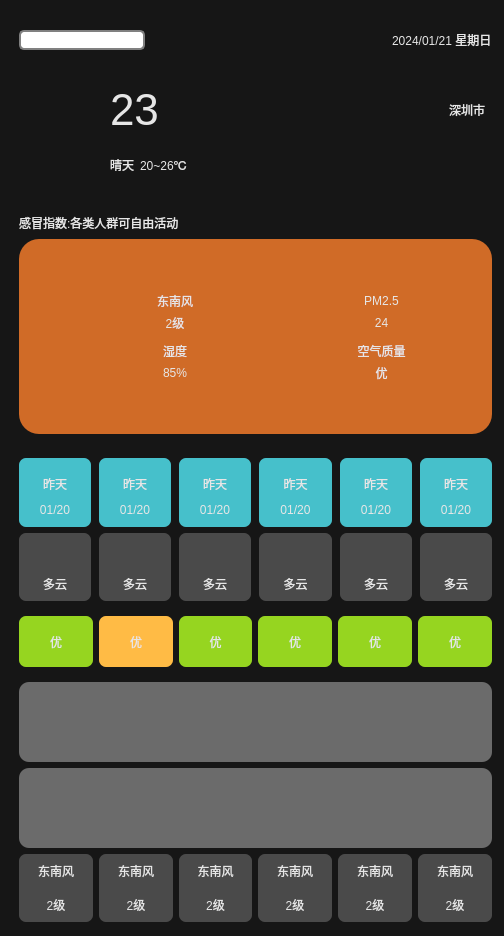
<?xml version="1.0" encoding="UTF-8"?>
<ui version="4.0">
 <class>Widget</class>
 <widget class="QWidget" name="Widget">
  <property name="geometry">
   <rect>
    <x>0</x>
    <y>0</y>
    <width>504</width>
    <height>936</height>
   </rect>
  </property>
  <property name="windowTitle">
   <string>Widget</string>
  </property>
  <property name="styleSheet">
   <string notr="true">background-color: rgb(22, 22, 22);</string>
  </property>
  <widget class="QWidget" name="layoutWidget">
   <property name="geometry">
    <rect>
     <x>10</x>
     <y>10</y>
     <width>491</width>
     <height>921</height>
    </rect>
   </property>
   <layout class="QVBoxLayout" name="verticalLayout_4" stretch="1,2,4,8">
    <item>
     <widget class="QWidget" name="widget01" native="true">
      <layout class="QHBoxLayout" name="horizontalLayout_6" stretch="0,0,0">
       <property name="spacing">
        <number>35</number>
       </property>
       <item>
        <layout class="QHBoxLayout" name="horizontalLayout_8">
         <item>
          <widget class="QLineEdit" name="lineEditCity">
           <property name="styleSheet">
            <string notr="true"> QLineEdit {
     border: 2px solid gray;
     border-radius: 5px;
     padding: 0 8px;
     background: white;
     selection-background-color: darkgray;
 }</string>
           </property>
           <property name="text">
            <string/>
           </property>
          </widget>
         </item>
         <item>
          <widget class="QPushButton" name="pushButton">
           <property name="minimumSize">
            <size>
             <width>35</width>
             <height>35</height>
            </size>
           </property>
           <property name="maximumSize">
            <size>
             <width>35</width>
             <height>35</height>
            </size>
           </property>
           <property name="styleSheet">
            <string notr="true">border-radius: 20px;</string>
           </property>
           <property name="text">
            <string/>
           </property>
           <property name="icon">
            <iconset resource="res.qrc">
             <normaloff>:/res/search.png</normaloff>:/res/search.png</iconset>
           </property>
          </widget>
         </item>
        </layout>
       </item>
       <item>
        <spacer name="horizontalSpacer_2">
         <property name="orientation">
          <enum>Qt::Horizontal</enum>
         </property>
         <property name="sizeHint" stdset="0">
          <size>
           <width>40</width>
           <height>20</height>
          </size>
         </property>
        </spacer>
       </item>
       <item>
        <widget class="QLabel" name="labelCurrentDate">
         <property name="styleSheet">
          <string notr="true">color: rgb(230, 230, 230);</string>
         </property>
         <property name="text">
          <string>2024/01/21 星期日</string>
         </property>
        </widget>
       </item>
      </layout>
     </widget>
    </item>
    <item>
     <widget class="QWidget" name="widget02" native="true">
      <property name="styleSheet">
       <string notr="true">color: rgb(230, 230, 230);</string>
      </property>
      <layout class="QHBoxLayout" name="horizontalLayout_2">
       <item>
        <widget class="QLabel" name="labelWeatherIcon">
         <property name="minimumSize">
          <size>
           <width>85</width>
           <height>85</height>
          </size>
         </property>
         <property name="maximumSize">
          <size>
           <width>85</width>
           <height>85</height>
          </size>
         </property>
         <property name="text">
          <string/>
         </property>
         <property name="pixmap">
          <pixmap resource="res.qrc">:/res/type/Qing.png</pixmap>
         </property>
         <property name="scaledContents">
          <bool>true</bool>
         </property>
        </widget>
       </item>
       <item>
        <layout class="QGridLayout" name="gridLayout_2">
         <item row="0" column="3">
          <widget class="QLabel" name="labelCity">
           <property name="text">
            <string>深圳市  </string>
           </property>
          </widget>
         </item>
         <item row="1" column="1">
          <widget class="QLabel" name="labelTempRange">
           <property name="text">
            <string>20~26℃</string>
           </property>
          </widget>
         </item>
         <item row="1" column="0">
          <widget class="QLabel" name="labelweatherType">
           <property name="text">
            <string>晴天</string>
           </property>
          </widget>
         </item>
         <item row="1" column="2">
          <spacer name="horizontalSpacer">
           <property name="orientation">
            <enum>Qt::Horizontal</enum>
           </property>
           <property name="sizeHint" stdset="0">
            <size>
             <width>40</width>
             <height>20</height>
            </size>
           </property>
          </spacer>
         </item>
         <item row="0" column="0" colspan="2">
          <widget class="QLabel" name="labelTmp">
           <property name="font">
            <font>
             <pointsize>33</pointsize>
            </font>
           </property>
           <property name="text">
            <string>23</string>
           </property>
          </widget>
         </item>
        </layout>
       </item>
      </layout>
     </widget>
    </item>
    <item>
     <widget class="QWidget" name="widget03" native="true">
      <property name="styleSheet">
       <string notr="true">color:rgb(230,230,230);</string>
      </property>
      <layout class="QVBoxLayout" name="verticalLayout" stretch="2,3">
       <item>
        <widget class="QLabel" name="labelGaomao">
         <property name="text">
          <string>感冒指数:各类人群可自由活动</string>
         </property>
         <property name="textFormat">
          <enum>Qt::PlainText</enum>
         </property>
        </widget>
       </item>
       <item>
        <widget class="QWidget" name="widget0301" native="true">
         <property name="styleSheet">
          <string notr="true">background-color: rgb(208, 107, 39);
border-radius: 20px;</string>
         </property>
         <layout class="QGridLayout" name="gridLayout">
          <property name="leftMargin">
           <number>50</number>
          </property>
          <property name="topMargin">
           <number>50</number>
          </property>
          <property name="rightMargin">
           <number>50</number>
          </property>
          <property name="bottomMargin">
           <number>50</number>
          </property>
          <property name="horizontalSpacing">
           <number>40</number>
          </property>
          <property name="verticalSpacing">
           <number>5</number>
          </property>
          <item row="1" column="1">
           <layout class="QHBoxLayout" name="horizontalLayout_4">
            <item>
             <widget class="QLabel" name="labelFX_4">
              <property name="minimumSize">
               <size>
                <width>45</width>
                <height>45</height>
               </size>
              </property>
              <property name="maximumSize">
               <size>
                <width>35</width>
                <height>35</height>
               </size>
              </property>
              <property name="text">
               <string/>
              </property>
              <property name="pixmap">
               <pixmap resource="res.qrc">:/res/airQi.png</pixmap>
              </property>
              <property name="scaledContents">
               <bool>true</bool>
              </property>
             </widget>
            </item>
            <item>
             <layout class="QVBoxLayout" name="verticalLayout_6">
              <item>
               <widget class="QLabel" name="labelair">
                <property name="text">
                 <string>空气质量</string>
                </property>
                <property name="alignment">
                 <set>Qt::AlignCenter</set>
                </property>
               </widget>
              </item>
              <item>
               <widget class="QLabel" name="labelairData">
                <property name="text">
                 <string>优</string>
                </property>
                <property name="alignment">
                 <set>Qt::AlignCenter</set>
                </property>
               </widget>
              </item>
             </layout>
            </item>
           </layout>
          </item>
          <item row="0" column="0">
           <layout class="QHBoxLayout" name="horizontalLayout">
            <property name="spacing">
             <number>0</number>
            </property>
            <item>
             <widget class="QLabel" name="labelFX">
              <property name="minimumSize">
               <size>
                <width>45</width>
                <height>45</height>
               </size>
              </property>
              <property name="maximumSize">
               <size>
                <width>35</width>
                <height>35</height>
               </size>
              </property>
              <property name="text">
               <string/>
              </property>
              <property name="pixmap">
               <pixmap resource="res.qrc">:/res/wind.png</pixmap>
              </property>
              <property name="scaledContents">
               <bool>true</bool>
              </property>
             </widget>
            </item>
            <item>
             <layout class="QVBoxLayout" name="verticalLayout_2">
              <property name="spacing">
               <number>0</number>
              </property>
              <item>
               <widget class="QLabel" name="labelFXType">
                <property name="text">
                 <string>东南风</string>
                </property>
                <property name="alignment">
                 <set>Qt::AlignCenter</set>
                </property>
               </widget>
              </item>
              <item>
               <widget class="QLabel" name="labelFXType_2">
                <property name="text">
                 <string>2级</string>
                </property>
                <property name="alignment">
                 <set>Qt::AlignCenter</set>
                </property>
               </widget>
              </item>
             </layout>
            </item>
           </layout>
          </item>
          <item row="0" column="1">
           <layout class="QHBoxLayout" name="horizontalLayout_3">
            <item>
             <widget class="QLabel" name="labelFX_3">
              <property name="minimumSize">
               <size>
                <width>45</width>
                <height>45</height>
               </size>
              </property>
              <property name="maximumSize">
               <size>
                <width>35</width>
                <height>35</height>
               </size>
              </property>
              <property name="text">
               <string/>
              </property>
              <property name="pixmap">
               <pixmap resource="res.qrc">:/res/pm25.png</pixmap>
              </property>
              <property name="scaledContents">
               <bool>true</bool>
              </property>
             </widget>
            </item>
            <item>
             <layout class="QVBoxLayout" name="verticalLayout_5">
              <item>
               <widget class="QLabel" name="labelPM25">
                <property name="text">
                 <string>PM2.5</string>
                </property>
                <property name="alignment">
                 <set>Qt::AlignCenter</set>
                </property>
               </widget>
              </item>
              <item>
               <widget class="QLabel" name="labelPM25Data">
                <property name="text">
                 <string>24</string>
                </property>
                <property name="alignment">
                 <set>Qt::AlignCenter</set>
                </property>
               </widget>
              </item>
             </layout>
            </item>
           </layout>
          </item>
          <item row="1" column="0">
           <layout class="QHBoxLayout" name="horizontalLayout_5">
            <item>
             <widget class="QLabel" name="labelFX_5">
              <property name="minimumSize">
               <size>
                <width>45</width>
                <height>45</height>
               </size>
              </property>
              <property name="maximumSize">
               <size>
                <width>35</width>
                <height>35</height>
               </size>
              </property>
              <property name="text">
               <string/>
              </property>
              <property name="pixmap">
               <pixmap resource="res.qrc">:/res/humidity.png</pixmap>
              </property>
              <property name="scaledContents">
               <bool>true</bool>
              </property>
             </widget>
            </item>
            <item>
             <layout class="QVBoxLayout" name="verticalLayout_8">
              <item>
               <widget class="QLabel" name="labelShidu">
                <property name="text">
                 <string>湿度</string>
                </property>
                <property name="alignment">
                 <set>Qt::AlignCenter</set>
                </property>
               </widget>
              </item>
              <item>
               <widget class="QLabel" name="labelShiduData">
                <property name="text">
                 <string>85%</string>
                </property>
                <property name="alignment">
                 <set>Qt::AlignCenter</set>
                </property>
               </widget>
              </item>
             </layout>
            </item>
           </layout>
          </item>
         </layout>
        </widget>
       </item>
      </layout>
     </widget>
    </item>
    <item>
     <widget class="QWidget" name="widget04" native="true">
      <layout class="QVBoxLayout" name="verticalLayout_3">
       <item>
        <widget class="QWidget" name="widget0401" native="true">
         <layout class="QGridLayout" name="gridLayout_3">
          <property name="leftMargin">
           <number>0</number>
          </property>
          <property name="topMargin">
           <number>0</number>
          </property>
          <property name="rightMargin">
           <number>0</number>
          </property>
          <property name="bottomMargin">
           <number>0</number>
          </property>
          <property name="horizontalSpacing">
           <number>8</number>
          </property>
          <property name="verticalSpacing">
           <number>0</number>
          </property>
          <item row="0" column="0">
           <widget class="QLabel" name="labelday0">
            <property name="styleSheet">
             <string notr="true">color: rgb(230, 230, 230);
border-radius: 7px;
background-color: rgb(70, 192, 203);
border-bottom-right-radius:0px;
border-bottom-left-radius:0px;</string>
            </property>
            <property name="text">
             <string>昨天</string>
            </property>
            <property name="alignment">
             <set>Qt::AlignBottom|Qt::AlignHCenter</set>
            </property>
           </widget>
          </item>
          <item row="0" column="1">
           <widget class="QLabel" name="labelday1">
            <property name="styleSheet">
             <string notr="true">color: rgb(230, 230, 230);
border-radius: 7px;
background-color: rgb(70, 192, 203);
border-bottom-right-radius:0px;
border-bottom-left-radius:0px;</string>
            </property>
            <property name="text">
             <string>昨天</string>
            </property>
            <property name="alignment">
             <set>Qt::AlignBottom|Qt::AlignHCenter</set>
            </property>
           </widget>
          </item>
          <item row="0" column="2">
           <widget class="QLabel" name="labelday2">
            <property name="styleSheet">
             <string notr="true">color: rgb(230, 230, 230);
border-radius: 7px;
background-color: rgb(70, 192, 203);
border-bottom-right-radius:0px;
border-bottom-left-radius:0px;</string>
            </property>
            <property name="text">
             <string>昨天</string>
            </property>
            <property name="alignment">
             <set>Qt::AlignBottom|Qt::AlignHCenter</set>
            </property>
           </widget>
          </item>
          <item row="0" column="3">
           <widget class="QLabel" name="labelday3">
            <property name="styleSheet">
             <string notr="true">color: rgb(230, 230, 230);
border-radius: 7px;
background-color: rgb(70, 192, 203);
border-bottom-right-radius:0px;
border-bottom-left-radius:0px;</string>
            </property>
            <property name="text">
             <string>昨天</string>
            </property>
            <property name="alignment">
             <set>Qt::AlignBottom|Qt::AlignHCenter</set>
            </property>
           </widget>
          </item>
          <item row="0" column="4">
           <widget class="QLabel" name="labelday4">
            <property name="styleSheet">
             <string notr="true">color: rgb(230, 230, 230);
border-radius: 7px;
background-color: rgb(70, 192, 203);
border-bottom-right-radius:0px;
border-bottom-left-radius:0px;</string>
            </property>
            <property name="text">
             <string>昨天</string>
            </property>
            <property name="alignment">
             <set>Qt::AlignBottom|Qt::AlignHCenter</set>
            </property>
           </widget>
          </item>
          <item row="0" column="5">
           <widget class="QLabel" name="labelday5">
            <property name="styleSheet">
             <string notr="true">color: rgb(230, 230, 230);
border-radius: 7px;
background-color: rgb(70, 192, 203);
border-bottom-right-radius:0px;
border-bottom-left-radius:0px;</string>
            </property>
            <property name="text">
             <string>昨天</string>
            </property>
            <property name="alignment">
             <set>Qt::AlignBottom|Qt::AlignHCenter</set>
            </property>
           </widget>
          </item>
          <item row="1" column="0">
           <widget class="QLabel" name="labelDate0">
            <property name="styleSheet">
             <string notr="true">color: rgb(230, 230, 230);
border-radius: 7px;
background-color: rgb(70, 192, 203);
border-top-right-radius:0px;
border-top-left-radius:0px;</string>
            </property>
            <property name="text">
             <string>01/20</string>
            </property>
            <property name="alignment">
             <set>Qt::AlignCenter</set>
            </property>
           </widget>
          </item>
          <item row="1" column="1">
           <widget class="QLabel" name="labelDate1">
            <property name="styleSheet">
             <string notr="true">color: rgb(230, 230, 230);
border-radius: 7px;
background-color: rgb(70, 192, 203);
border-top-right-radius:0px;
border-top-left-radius:0px;</string>
            </property>
            <property name="text">
             <string>01/20</string>
            </property>
            <property name="alignment">
             <set>Qt::AlignCenter</set>
            </property>
           </widget>
          </item>
          <item row="1" column="2">
           <widget class="QLabel" name="labelDate2">
            <property name="styleSheet">
             <string notr="true">color: rgb(230, 230, 230);
border-radius: 7px;
background-color: rgb(70, 192, 203);
border-top-right-radius:0px;
border-top-left-radius:0px;</string>
            </property>
            <property name="text">
             <string>01/20</string>
            </property>
            <property name="alignment">
             <set>Qt::AlignCenter</set>
            </property>
           </widget>
          </item>
          <item row="1" column="3">
           <widget class="QLabel" name="labelDate3">
            <property name="styleSheet">
             <string notr="true">color: rgb(230, 230, 230);
border-radius: 7px;
background-color: rgb(70, 192, 203);
border-top-right-radius:0px;
border-top-left-radius:0px;</string>
            </property>
            <property name="text">
             <string>01/20</string>
            </property>
            <property name="alignment">
             <set>Qt::AlignCenter</set>
            </property>
           </widget>
          </item>
          <item row="1" column="4">
           <widget class="QLabel" name="labelDate4">
            <property name="styleSheet">
             <string notr="true">color: rgb(230, 230, 230);
border-radius: 7px;
background-color: rgb(70, 192, 203);
border-top-right-radius:0px;
border-top-left-radius:0px;</string>
            </property>
            <property name="text">
             <string>01/20</string>
            </property>
            <property name="alignment">
             <set>Qt::AlignCenter</set>
            </property>
           </widget>
          </item>
          <item row="1" column="5">
           <widget class="QLabel" name="labelDate5">
            <property name="styleSheet">
             <string notr="true">color: rgb(230, 230, 230);
border-radius: 7px;
background-color: rgb(70, 192, 203);
border-top-right-radius:0px;
border-top-left-radius:0px;</string>
            </property>
            <property name="text">
             <string>01/20</string>
            </property>
            <property name="alignment">
             <set>Qt::AlignCenter</set>
            </property>
           </widget>
          </item>
         </layout>
        </widget>
       </item>
       <item>
        <widget class="QWidget" name="widget0402" native="true">
         <layout class="QGridLayout" name="gridLayout_4">
          <property name="leftMargin">
           <number>0</number>
          </property>
          <property name="topMargin">
           <number>0</number>
          </property>
          <property name="rightMargin">
           <number>0</number>
          </property>
          <property name="bottomMargin">
           <number>0</number>
          </property>
          <property name="horizontalSpacing">
           <number>8</number>
          </property>
          <property name="verticalSpacing">
           <number>0</number>
          </property>
          <item row="0" column="0">
           <widget class="QLabel" name="labelWheatherIcon0">
            <property name="styleSheet">
             <string notr="true">color: rgb(230, 230, 230);
background-color: rgb(74, 74, 74);
border-radius: 7px;

border-bottom-right-radius:0px;
border-bottom-left-radius:0px;</string>
            </property>
            <property name="text">
             <string/>
            </property>
            <property name="pixmap">
             <pixmap resource="res.qrc">:/res/type/DuoYun.png</pixmap>
            </property>
            <property name="scaledContents">
             <bool>false</bool>
            </property>
            <property name="alignment">
             <set>Qt::AlignCenter</set>
            </property>
           </widget>
          </item>
          <item row="0" column="1">
           <widget class="QLabel" name="labelWheatherIcon1">
            <property name="styleSheet">
             <string notr="true">color: rgb(230, 230, 230);
background-color: rgb(74, 74, 74);
border-radius: 7px;

border-bottom-right-radius:0px;
border-bottom-left-radius:0px;</string>
            </property>
            <property name="text">
             <string/>
            </property>
            <property name="pixmap">
             <pixmap resource="res.qrc">:/res/type/DuoYun.png</pixmap>
            </property>
            <property name="scaledContents">
             <bool>false</bool>
            </property>
            <property name="alignment">
             <set>Qt::AlignCenter</set>
            </property>
           </widget>
          </item>
          <item row="0" column="2">
           <widget class="QLabel" name="labelWheatherIcon2">
            <property name="styleSheet">
             <string notr="true">color: rgb(230, 230, 230);
background-color: rgb(74, 74, 74);
border-radius: 7px;

border-bottom-right-radius:0px;
border-bottom-left-radius:0px;</string>
            </property>
            <property name="text">
             <string/>
            </property>
            <property name="pixmap">
             <pixmap resource="res.qrc">:/res/type/DuoYun.png</pixmap>
            </property>
            <property name="scaledContents">
             <bool>false</bool>
            </property>
            <property name="alignment">
             <set>Qt::AlignCenter</set>
            </property>
           </widget>
          </item>
          <item row="0" column="3">
           <widget class="QLabel" name="labelWheatherIcon3">
            <property name="styleSheet">
             <string notr="true">color: rgb(230, 230, 230);
background-color: rgb(74, 74, 74);
border-radius: 7px;

border-bottom-right-radius:0px;
border-bottom-left-radius:0px;</string>
            </property>
            <property name="text">
             <string/>
            </property>
            <property name="pixmap">
             <pixmap resource="res.qrc">:/res/type/DuoYun.png</pixmap>
            </property>
            <property name="scaledContents">
             <bool>false</bool>
            </property>
            <property name="alignment">
             <set>Qt::AlignCenter</set>
            </property>
           </widget>
          </item>
          <item row="0" column="4">
           <widget class="QLabel" name="labelWheatherIcon4">
            <property name="styleSheet">
             <string notr="true">color: rgb(230, 230, 230);
background-color: rgb(74, 74, 74);
border-radius: 7px;

border-bottom-right-radius:0px;
border-bottom-left-radius:0px;</string>
            </property>
            <property name="text">
             <string/>
            </property>
            <property name="pixmap">
             <pixmap resource="res.qrc">:/res/type/DuoYun.png</pixmap>
            </property>
            <property name="scaledContents">
             <bool>false</bool>
            </property>
            <property name="alignment">
             <set>Qt::AlignCenter</set>
            </property>
           </widget>
          </item>
          <item row="0" column="5">
           <widget class="QLabel" name="labelWheatherIcon5">
            <property name="styleSheet">
             <string notr="true">color: rgb(230, 230, 230);
background-color: rgb(74, 74, 74);
border-radius: 7px;

border-bottom-right-radius:0px;
border-bottom-left-radius:0px;</string>
            </property>
            <property name="text">
             <string/>
            </property>
            <property name="pixmap">
             <pixmap resource="res.qrc">:/res/type/DuoYun.png</pixmap>
            </property>
            <property name="scaledContents">
             <bool>false</bool>
            </property>
            <property name="alignment">
             <set>Qt::AlignCenter</set>
            </property>
           </widget>
          </item>
          <item row="1" column="0">
           <widget class="QLabel" name="lbweatherTypeDate0">
            <property name="styleSheet">
             <string notr="true">color: rgb(230, 230, 230);
border-radius: 7px;
background-color: rgb(74, 74, 74);
border-top-right-radius:0px;
border-top-left-radius:0px;</string>
            </property>
            <property name="text">
             <string>多云</string>
            </property>
            <property name="alignment">
             <set>Qt::AlignCenter</set>
            </property>
           </widget>
          </item>
          <item row="1" column="1">
           <widget class="QLabel" name="lbweatherTypeDate1">
            <property name="styleSheet">
             <string notr="true">color: rgb(230, 230, 230);
border-radius: 7px;
background-color: rgb(74, 74, 74);
border-top-right-radius:0px;
border-top-left-radius:0px;</string>
            </property>
            <property name="text">
             <string>多云</string>
            </property>
            <property name="alignment">
             <set>Qt::AlignCenter</set>
            </property>
           </widget>
          </item>
          <item row="1" column="2">
           <widget class="QLabel" name="lbweatherTypeDate2">
            <property name="styleSheet">
             <string notr="true">color: rgb(230, 230, 230);
border-radius: 7px;
background-color: rgb(74, 74, 74);
border-top-right-radius:0px;
border-top-left-radius:0px;</string>
            </property>
            <property name="text">
             <string>多云</string>
            </property>
            <property name="alignment">
             <set>Qt::AlignCenter</set>
            </property>
           </widget>
          </item>
          <item row="1" column="3">
           <widget class="QLabel" name="lbweatherTypeDate3">
            <property name="styleSheet">
             <string notr="true">color: rgb(230, 230, 230);
border-radius: 7px;
background-color: rgb(74, 74, 74);
border-top-right-radius:0px;
border-top-left-radius:0px;</string>
            </property>
            <property name="text">
             <string>多云</string>
            </property>
            <property name="alignment">
             <set>Qt::AlignCenter</set>
            </property>
           </widget>
          </item>
          <item row="1" column="4">
           <widget class="QLabel" name="lbweatherTypeDate4">
            <property name="styleSheet">
             <string notr="true">color: rgb(230, 230, 230);
border-radius: 7px;
background-color: rgb(74, 74, 74);
border-top-right-radius:0px;
border-top-left-radius:0px;</string>
            </property>
            <property name="text">
             <string>多云</string>
            </property>
            <property name="alignment">
             <set>Qt::AlignCenter</set>
            </property>
           </widget>
          </item>
          <item row="1" column="5">
           <widget class="QLabel" name="lbweatherTypeDate5">
            <property name="styleSheet">
             <string notr="true">color: rgb(230, 230, 230);
border-radius: 7px;
background-color: rgb(74, 74, 74);
border-top-right-radius:0px;
border-top-left-radius:0px;</string>
            </property>
            <property name="text">
             <string>多云</string>
            </property>
            <property name="alignment">
             <set>Qt::AlignCenter</set>
            </property>
           </widget>
          </item>
         </layout>
        </widget>
       </item>
       <item>
        <widget class="QWidget" name="widget0403" native="true">
         <layout class="QHBoxLayout" name="horizontalLayout_7">
          <property name="leftMargin">
           <number>0</number>
          </property>
          <property name="rightMargin">
           <number>0</number>
          </property>
          <item>
           <widget class="QLabel" name="labelaiq0">
            <property name="styleSheet">
             <string notr="true">color: rgb(230, 230, 230);
background-color: rgb(150, 213, 32);
border-radius: 7px;</string>
            </property>
            <property name="text">
             <string>优</string>
            </property>
            <property name="alignment">
             <set>Qt::AlignCenter</set>
            </property>
           </widget>
          </item>
          <item>
           <widget class="QLabel" name="labelaiq1">
            <property name="styleSheet">
             <string notr="true">color: rgb(230, 230, 230);
background-color: rgb(255, 187, 69);
border-radius: 7px;</string>
            </property>
            <property name="text">
             <string>优</string>
            </property>
            <property name="alignment">
             <set>Qt::AlignCenter</set>
            </property>
           </widget>
          </item>
          <item>
           <widget class="QLabel" name="labelaiq2">
            <property name="styleSheet">
             <string notr="true">color: rgb(230, 230, 230);
background-color: rgb(150, 213, 32);
border-radius: 7px;</string>
            </property>
            <property name="text">
             <string>优</string>
            </property>
            <property name="alignment">
             <set>Qt::AlignCenter</set>
            </property>
           </widget>
          </item>
          <item>
           <widget class="QLabel" name="labelaiq3">
            <property name="styleSheet">
             <string notr="true">color: rgb(230, 230, 230);
background-color: rgb(150, 213, 32);
border-radius: 7px;</string>
            </property>
            <property name="text">
             <string>优</string>
            </property>
            <property name="alignment">
             <set>Qt::AlignCenter</set>
            </property>
           </widget>
          </item>
          <item>
           <widget class="QLabel" name="labelaiq4">
            <property name="styleSheet">
             <string notr="true">color: rgb(230, 230, 230);
background-color: rgb(150, 213, 32);
border-radius: 7px;</string>
            </property>
            <property name="text">
             <string>优</string>
            </property>
            <property name="alignment">
             <set>Qt::AlignCenter</set>
            </property>
           </widget>
          </item>
          <item>
           <widget class="QLabel" name="labelaiq5">
            <property name="styleSheet">
             <string notr="true">color: rgb(230, 230, 230);
background-color: rgb(150, 213, 32);
border-radius: 7px;</string>
            </property>
            <property name="text">
             <string>优</string>
            </property>
            <property name="alignment">
             <set>Qt::AlignCenter</set>
            </property>
           </widget>
          </item>
         </layout>
        </widget>
       </item>
       <item>
        <widget class="QWidget" name="widget0404" native="true">
         <property name="minimumSize">
          <size>
           <width>80</width>
           <height>80</height>
          </size>
         </property>
         <property name="styleSheet">
          <string notr="true">background-color: rgb(107, 107, 107);
border-radius: 10px;</string>
         </property>
        </widget>
       </item>
       <item>
        <widget class="QWidget" name="widget0405" native="true">
         <property name="minimumSize">
          <size>
           <width>80</width>
           <height>80</height>
          </size>
         </property>
         <property name="styleSheet">
          <string notr="true">background-color: rgb(107, 107, 107);
border-radius: 10px;</string>
         </property>
        </widget>
       </item>
       <item>
        <widget class="QWidget" name="widget0406" native="true">
         <layout class="QGridLayout" name="gridLayout_5">
          <property name="leftMargin">
           <number>0</number>
          </property>
          <property name="topMargin">
           <number>0</number>
          </property>
          <property name="rightMargin">
           <number>0</number>
          </property>
          <property name="bottomMargin">
           <number>0</number>
          </property>
          <property name="verticalSpacing">
           <number>0</number>
          </property>
          <item row="0" column="0">
           <widget class="QLabel" name="labelFX0">
            <property name="styleSheet">
             <string notr="true">color: rgb(230, 230, 230);
background-color: rgb(74, 74, 74);
border-radius: 7px;

border-bottom-right-radius:0px;
border-bottom-left-radius:0px;</string>
            </property>
            <property name="text">
             <string>东南风</string>
            </property>
            <property name="scaledContents">
             <bool>false</bool>
            </property>
            <property name="alignment">
             <set>Qt::AlignCenter</set>
            </property>
           </widget>
          </item>
          <item row="0" column="1">
           <widget class="QLabel" name="labelFX1">
            <property name="styleSheet">
             <string notr="true">color: rgb(230, 230, 230);
background-color: rgb(74, 74, 74);
border-radius: 7px;

border-bottom-right-radius:0px;
border-bottom-left-radius:0px;</string>
            </property>
            <property name="text">
             <string>东南风</string>
            </property>
            <property name="scaledContents">
             <bool>false</bool>
            </property>
            <property name="alignment">
             <set>Qt::AlignCenter</set>
            </property>
           </widget>
          </item>
          <item row="0" column="2">
           <widget class="QLabel" name="labelFX2">
            <property name="styleSheet">
             <string notr="true">color: rgb(230, 230, 230);
background-color: rgb(74, 74, 74);
border-radius: 7px;

border-bottom-right-radius:0px;
border-bottom-left-radius:0px;</string>
            </property>
            <property name="text">
             <string>东南风</string>
            </property>
            <property name="scaledContents">
             <bool>false</bool>
            </property>
            <property name="alignment">
             <set>Qt::AlignCenter</set>
            </property>
           </widget>
          </item>
          <item row="0" column="3">
           <widget class="QLabel" name="labelFX3">
            <property name="styleSheet">
             <string notr="true">color: rgb(230, 230, 230);
background-color: rgb(74, 74, 74);
border-radius: 7px;

border-bottom-right-radius:0px;
border-bottom-left-radius:0px;</string>
            </property>
            <property name="text">
             <string>东南风</string>
            </property>
            <property name="scaledContents">
             <bool>false</bool>
            </property>
            <property name="alignment">
             <set>Qt::AlignCenter</set>
            </property>
           </widget>
          </item>
          <item row="0" column="4">
           <widget class="QLabel" name="labelFX4">
            <property name="styleSheet">
             <string notr="true">color: rgb(230, 230, 230);
background-color: rgb(74, 74, 74);
border-radius: 7px;

border-bottom-right-radius:0px;
border-bottom-left-radius:0px;</string>
            </property>
            <property name="text">
             <string>东南风</string>
            </property>
            <property name="scaledContents">
             <bool>false</bool>
            </property>
            <property name="alignment">
             <set>Qt::AlignCenter</set>
            </property>
           </widget>
          </item>
          <item row="0" column="5">
           <widget class="QLabel" name="labelFX5">
            <property name="styleSheet">
             <string notr="true">color: rgb(230, 230, 230);
background-color: rgb(74, 74, 74);
border-radius: 7px;

border-bottom-right-radius:0px;
border-bottom-left-radius:0px;</string>
            </property>
            <property name="text">
             <string>东南风</string>
            </property>
            <property name="scaledContents">
             <bool>false</bool>
            </property>
            <property name="alignment">
             <set>Qt::AlignCenter</set>
            </property>
           </widget>
          </item>
          <item row="1" column="0">
           <widget class="QLabel" name="labelFL0">
            <property name="styleSheet">
             <string notr="true">color: rgb(230, 230, 230);
border-radius: 7px;
background-color: rgb(74, 74, 74);
border-top-right-radius:0px;
border-top-left-radius:0px;</string>
            </property>
            <property name="text">
             <string>2级</string>
            </property>
            <property name="alignment">
             <set>Qt::AlignCenter</set>
            </property>
           </widget>
          </item>
          <item row="1" column="1">
           <widget class="QLabel" name="labelFL1">
            <property name="styleSheet">
             <string notr="true">color: rgb(230, 230, 230);
border-radius: 7px;
background-color: rgb(74, 74, 74);
border-top-right-radius:0px;
border-top-left-radius:0px;</string>
            </property>
            <property name="text">
             <string>2级</string>
            </property>
            <property name="alignment">
             <set>Qt::AlignCenter</set>
            </property>
           </widget>
          </item>
          <item row="1" column="2">
           <widget class="QLabel" name="labelFL2">
            <property name="styleSheet">
             <string notr="true">color: rgb(230, 230, 230);
border-radius: 7px;
background-color: rgb(74, 74, 74);
border-top-right-radius:0px;
border-top-left-radius:0px;</string>
            </property>
            <property name="text">
             <string>2级</string>
            </property>
            <property name="alignment">
             <set>Qt::AlignCenter</set>
            </property>
           </widget>
          </item>
          <item row="1" column="3">
           <widget class="QLabel" name="labelFL3">
            <property name="styleSheet">
             <string notr="true">color: rgb(230, 230, 230);
border-radius: 7px;
background-color: rgb(74, 74, 74);
border-top-right-radius:0px;
border-top-left-radius:0px;</string>
            </property>
            <property name="text">
             <string>2级</string>
            </property>
            <property name="alignment">
             <set>Qt::AlignCenter</set>
            </property>
           </widget>
          </item>
          <item row="1" column="4">
           <widget class="QLabel" name="labelFL4">
            <property name="styleSheet">
             <string notr="true">color: rgb(230, 230, 230);
border-radius: 7px;
background-color: rgb(74, 74, 74);
border-top-right-radius:0px;
border-top-left-radius:0px;</string>
            </property>
            <property name="text">
             <string>2级</string>
            </property>
            <property name="alignment">
             <set>Qt::AlignCenter</set>
            </property>
           </widget>
          </item>
          <item row="1" column="5">
           <widget class="QLabel" name="labelFL5">
            <property name="styleSheet">
             <string notr="true">color: rgb(230, 230, 230);
border-radius: 7px;
background-color: rgb(74, 74, 74);
border-top-right-radius:0px;
border-top-left-radius:0px;</string>
            </property>
            <property name="text">
             <string>2级</string>
            </property>
            <property name="alignment">
             <set>Qt::AlignCenter</set>
            </property>
           </widget>
          </item>
         </layout>
        </widget>
       </item>
      </layout>
     </widget>
    </item>
   </layout>
  </widget>
 </widget>
 <resources>
  <include location="res.qrc"/>
 </resources>
 <connections/>
</ui>
